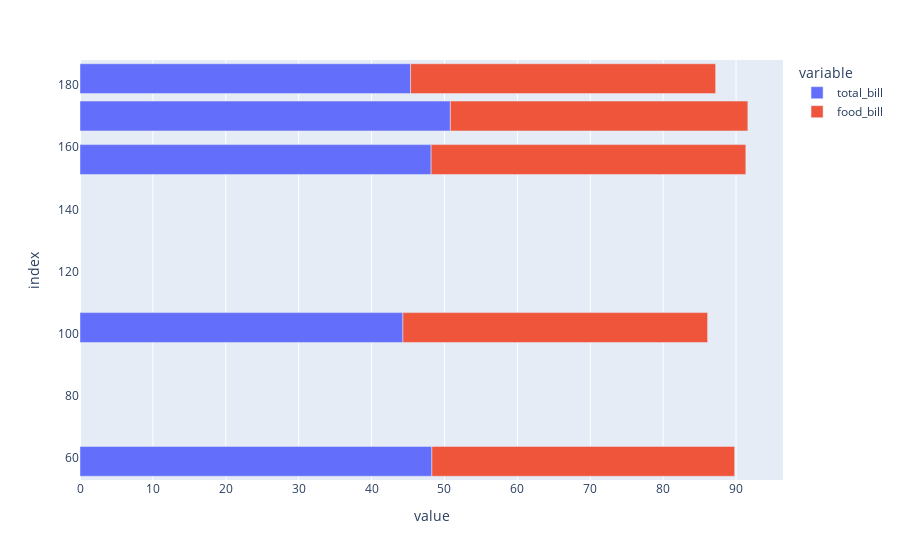

Notebook cell for this chart:
### Code cell
px.bar(tips.head(5),['total_bill','food_bill'])

### Figure 1 — Plotly figure (JSON) as saved in the notebook; plotly's stock layout.template omitted (floating-point values rounded to 4 significant figures)
{"data": [{"alignmentgroup": "True", "hovertemplate": "variable=total_bill<br>value=%{x}<br>index=%{y}<extra></extra>", "legendgroup": "total_bill", "marker": {"color": "#636efa", "pattern": {"shape": ""}}, "name": "total_bill", "offsetgroup": "total_bill", "orientation": "h", "showlegend": true, "textposition": "auto", "type": "bar", "x": [48.17, 45.35, 44.3, 48.27, 50.81], "xaxis": "x", "y": [156, 182, 102, 59, 170], "yaxis": "y"}, {"alignmentgroup": "True", "hovertemplate": "variable=food_bill<br>value=%{x}<br>index=%{y}<extra></extra>", "legendgroup": "food_bill", "marker": {"color": "#EF553B", "pattern": {"shape": ""}}, "name": "food_bill", "offsetgroup": "food_bill", "orientation": "h", "showlegend": true, "textposition": "auto", "type": "bar", "x": [43.17, 41.85, 41.8, 41.54, 40.81], "xaxis": "x", "y": [156, 182, 102, 59, 170], "yaxis": "y"}], "layout": {"barmode": "relative", "legend": {"title": {"text": "variable"}, "tracegroupgap": 0}, "margin": {"t": 60}, "xaxis": {"anchor": "y", "domain": [0, 1], "title": {"text": "value"}}, "yaxis": {"anchor": "x", "domain": [0, 1], "title": {"text": "index"}}}}
